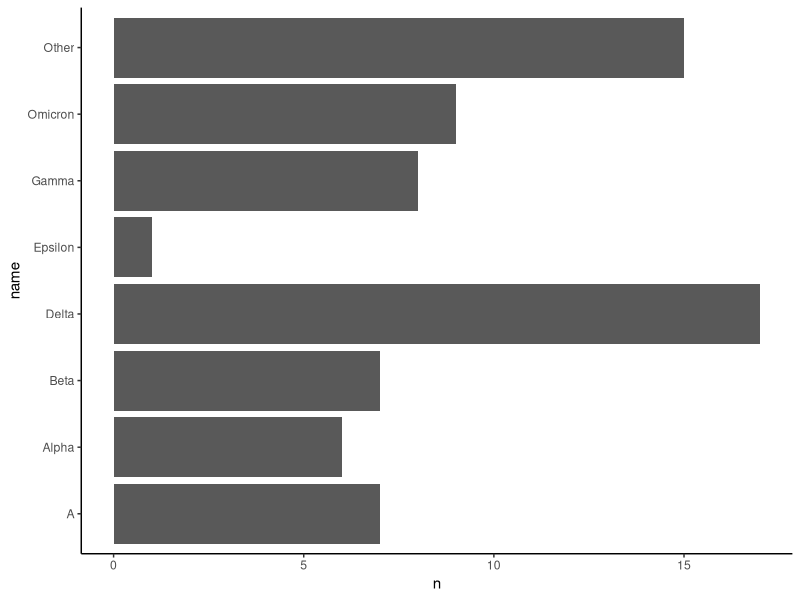
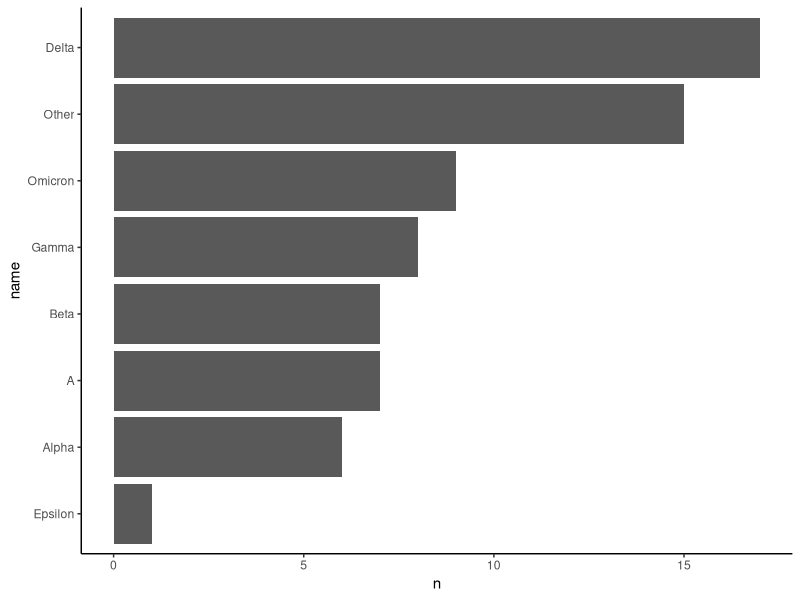
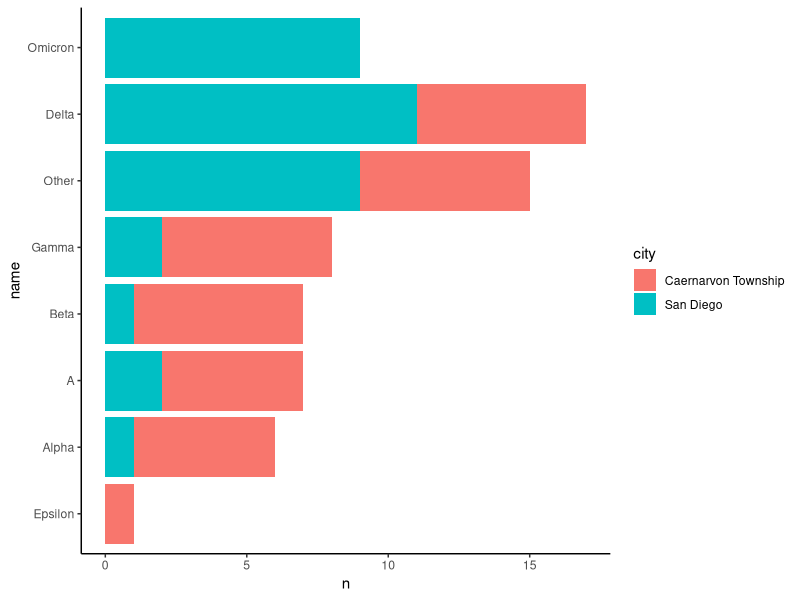
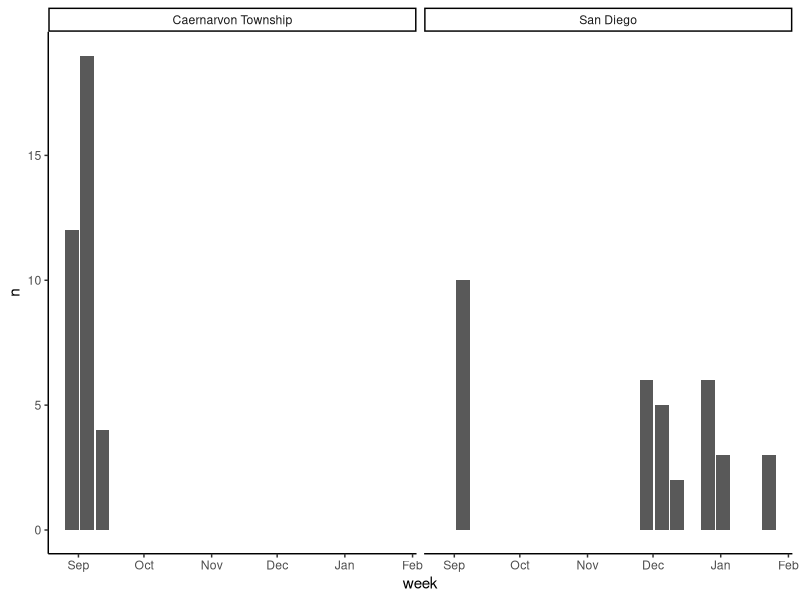
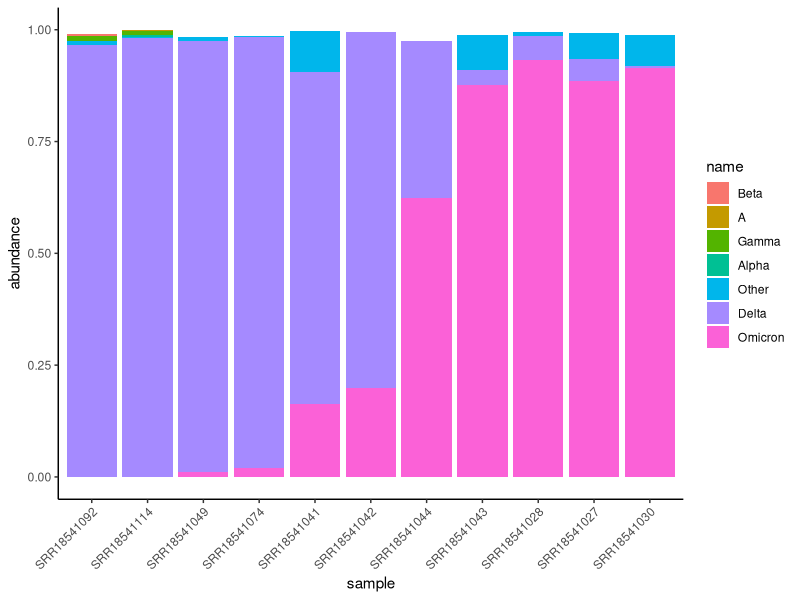
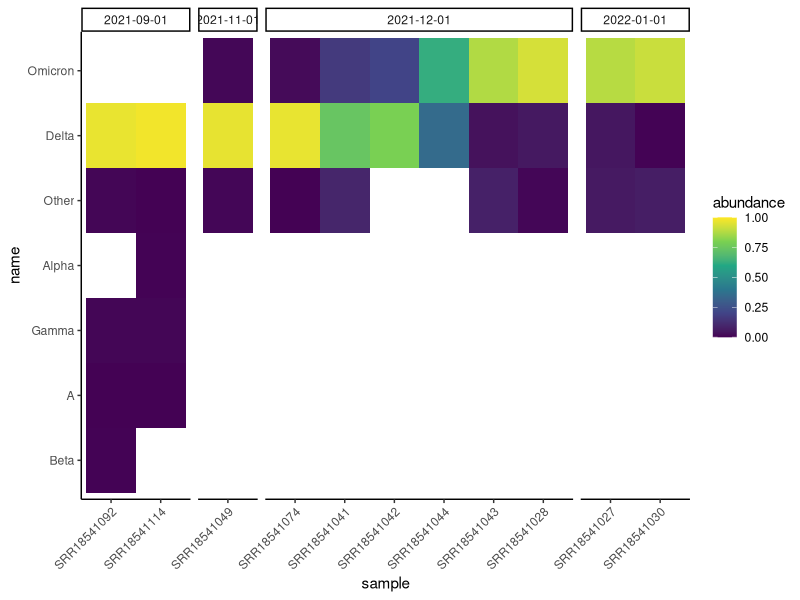
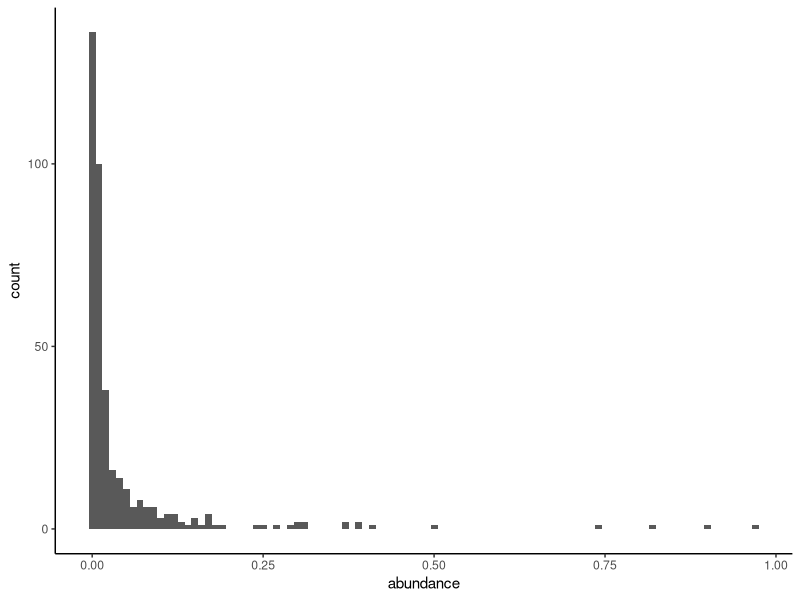
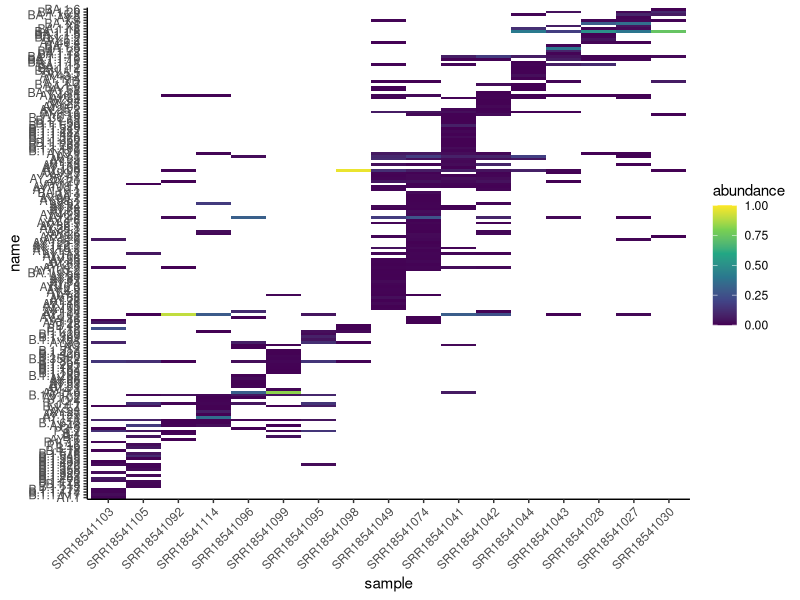

These charts were generated, in order, by the following R code:
## ---- chunk 1
knitr::opts_chunk$set(echo = TRUE, root.dir = "../../course_files/r_demo/")
knitr::opts_knit$set(root.dir = "../../course_files/r_demo/")
## ---- chunk 2
library(tidyverse)
theme_set(theme_classic())
## ---- chunk 3
vocs <- read_csv("vocs_abundances.csv")
lineages <- read_csv("lineage_abundances.csv")
## ---- chunk 4
head(vocs)
## ---- chunk 5
vocs |> 
  # keep rows with >= 75% abundance
  filter(abundance >= 0.75) |> 
  # sort them by date
  arrange(date)
## ---- chunk 6
vocs |> 
  count(name)
## ---- chunk 7
vocs |> 
  count(name) |> 
  ggplot(aes(x = n, y = name)) +
  geom_col()
## ---- chunk 8
vocs |> 
  count(name) |> 
  # reorder the names by their count
  mutate(name = fct_reorder(name, n)) |> 
  ggplot(aes(x = n, y = name)) +
  geom_col()
## ---- chunk 9
vocs |> 
  # count by city and name
  count(city, name) |> 
  # reorder the names by their count
  mutate(name = fct_reorder(name, n)) |> 
  ggplot(aes(x = n, y = name)) +
  geom_col(aes(fill = city))
## ---- chunk 10
vocs |> 
  # create a variable with the start of the week for each sample
  mutate(week = floor_date(date, "week")) |> 
  # count how many samples per week and city
  count(week, city) |> 
  # barplot
  ggplot(aes(week, n)) +
  geom_col() +
  facet_grid(~ city)
## ---- chunk 11
sandiego <- vocs |> 
  filter(city == "San Diego") |> 
  mutate(month = floor_date(date, "month"),
         sample = fct_reorder(sample, date),
         name = fct_reorder(name, date))
## ---- chunk 12
sandiego |> 
  ggplot(aes(x = sample, y = abundance)) +
  geom_col(aes(fill = name)) +
  scale_x_discrete(guide = guide_axis(angle = 45))
## ---- chunk 13
sandiego |> 
  ggplot(aes(sample, name)) +
  geom_tile(aes(fill = abundance)) +
  scale_fill_viridis_c(limits = c(0, 1)) +
  scale_x_discrete(guide = guide_axis(angle = 45)) +
  facet_grid(~ month, scales = "free_x", space = "free_x")
## ---- chunk 14
# distribution of lineage abundances
lineages |> 
  ggplot(aes(abundance)) +
  geom_histogram(binwidth = 0.01)

lineages |> 
  # order the samples by date
  mutate(sample = fct_reorder(sample, date),
         name = fct_reorder(name, date)) |> 
  ggplot(aes(sample, name)) +
  geom_tile(aes(fill = abundance)) +
  scale_fill_viridis_c(limits = c(0, 1)) +
  theme_classic() +
  scale_x_discrete(guide = guide_axis(angle = 45))
